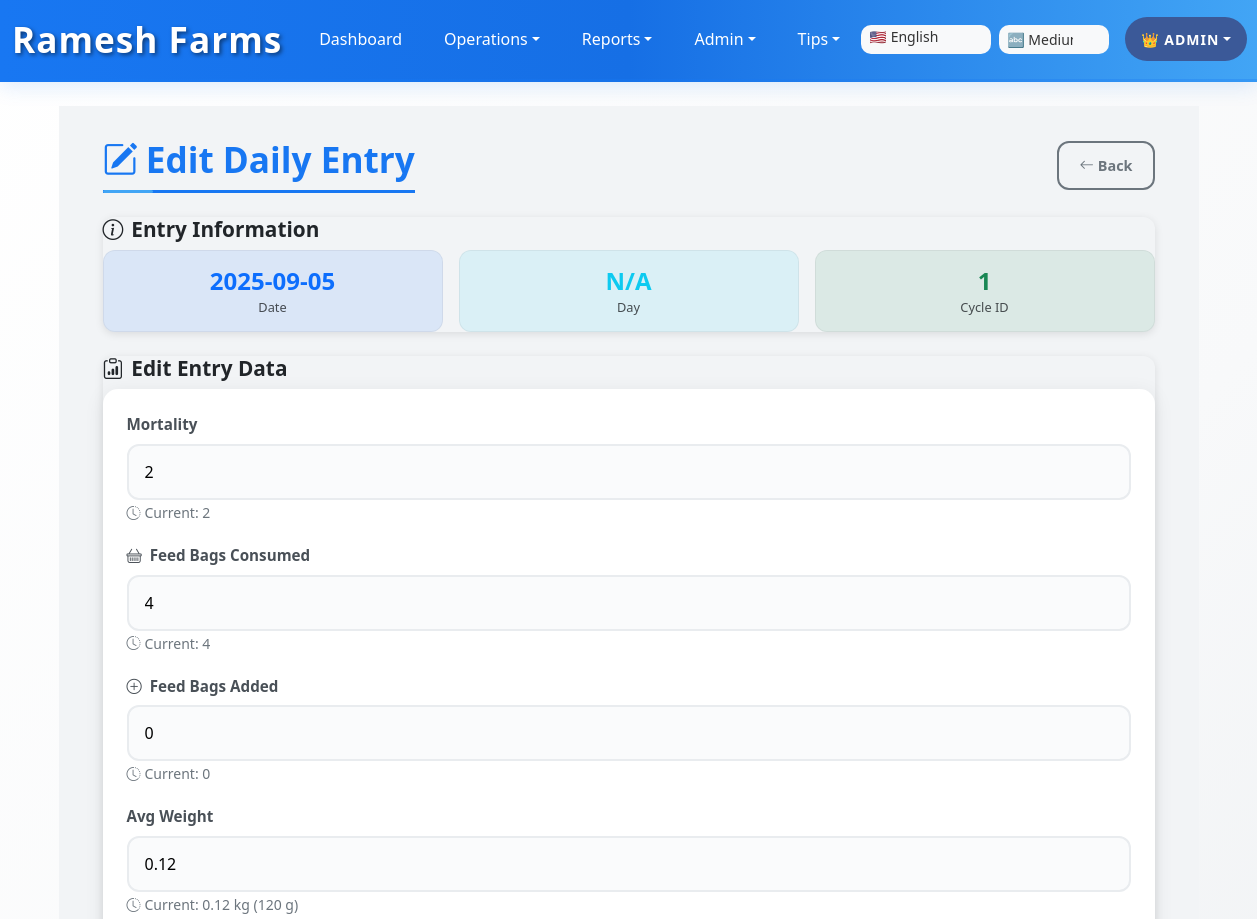
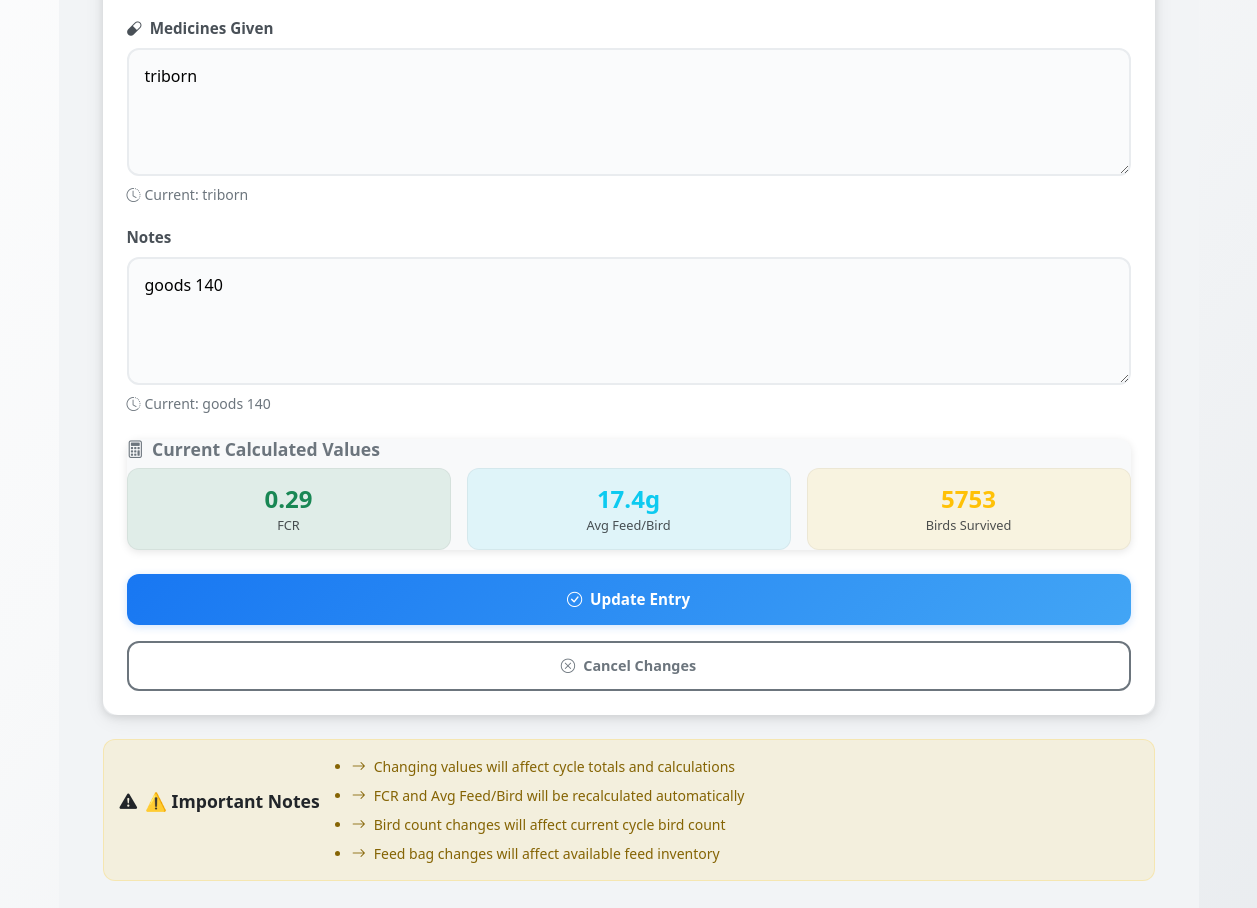
The page /edit_daily/1 (signed in) on the database its author committed (2 pictures, top to bottom).
### app.py (models this page shows)
class Daily(db.Model):
    id = db.Column(db.Integer, primary_key=True)
    cycle_id = db.Column(db.Integer)
    entry_date = db.Column(db.String(20))
    mortality = db.Column(db.Integer, default=0)
    feed_bags_consumed = db.Column(db.Integer, default=0)
    birds_survived = db.Column(db.Integer, default=0)
    feed_bags_added = db.Column(db.Integer, default=0)
    avg_weight = db.Column(db.Float, default=0.0)      # kg
    avg_feed_per_bird_g = db.Column(db.Float, default=0.0)
    fcr = db.Column(db.Float, default=0.0)
    medicines = db.Column(db.String(250), default="")
    daily_notes = db.Column(db.String(500), nullable=True)
    mortality_rate = db.Column(db.Float, default=0.0)
    total_mortality = db.Column(db.Integer, default=0.0)
    remaining_bags = db.Column(db.Float, default=0.0)
    total_bags_consumed = db.Column(db.Float, default=0.0)
    daily_ext1 = db.Column(db.String(500), nullable=True)  # For daily screen extensions
    daily_ext2 = db.Column(db.String(500), nullable=True)
    daily_ext3 = db.Column(db.Float, nullable=True)
    daily_ext4 = db.Column(db.Float, nullable=True)

class Cycle(db.Model):
    id = db.Column(db.Integer, primary_key=True)
    start_date = db.Column(db.String(50))
    start_time = db.Column(db.String(50))
    start_birds = db.Column(db.Integer)
    current_birds = db.Column(db.Integer)
    start_feed_bags = db.Column(db.Float)
    driver = db.Column(db.String(120))
    notes = db.Column(db.String(500))
    status = db.Column(db.String(20), default='active')  # 'active' or 'archived'
    end_date = db.Column(db.String(50))  # Date when cycle was completed/archived

### app.py (the view, shortened to what this page needs)
@app.route('/edit_daily/<int:entry_id>', methods=['GET', 'POST'])
@admin_required
def edit_daily(entry_id):
    entry = Daily.query.get_or_404(entry_id)
    cycle = get_active_cycle()
    if not cycle or entry.cycle_id != cycle.id:
        flash('Entry not found or not part of current cycle', 'error')
        return redirect(url_for('daywise'))
    return render_template('edit_daily.html', entry=entry, cycle=cycle)

### app.py (called while the page is built)
def admin_required(f):
    @wraps(f)
    def decorated_function(*args, **kwargs):
        if 'user_id' not in session:
            return redirect(url_for('login'))
        user = User.query.get(session['user_id'])
        if not user or user.role != 'admin':
            flash('Access denied. Admin privileges required.', 'error')
            return redirect(url_for('dashboard'))
        return f(*args, **kwargs)
    return decorated_function

def get_active_cycle():
    return Cycle.query.filter_by(status='active').order_by(Cycle.id.desc()).first()

### templates/edit_daily.html (shortened to what this page needs)
{% extends 'base.html' %}
{% block content %}
<div class="mobile-container">
  <div class="mobile-section">
    <div class="d-flex justify-content-between align-items-center mb-4">
      <h2 class="mobile-header m-0" data-i18n="edit_daily_title">
        <i class="bi bi-pencil-square me-2"></i>Edit Daily Entry
      </h2>
      <a href="{{ url_for('daywise') }}" class="mobile-btn-outline-secondary btn-sm" data-i18n="back_to_daily_reports">
        <i class="bi bi-arrow-left me-1"></i>Back
      </a>
    </div>
    <div class="mobile-card mb-4">
      <h5 class="mobile-card-title">
        <i class="bi bi-info-circle me-2"></i>Entry Information
      </h5>
      <div class="row g-3">
        <div class="col-6 col-md-4">
          <div class="mobile-metric-card text-center bg-primary bg-opacity-10">
            <div class="mobile-metric-value text-primary">{{ entry.entry_date }}</div>
            <div class="mobile-metric-label">Date</div>
          </div>
        </div>
        <div class="col-6 col-md-4">
          <div class="mobile-metric-card text-center bg-info bg-opacity-10">
            <div class="mobile-metric-value text-info">{{ loop.index if loop else 'N/A' }}</div>
            <div class="mobile-metric-label">Day</div>
          </div>
        </div>
        <div class="col-12 col-md-4">
          <div class="mobile-metric-card text-center bg-success bg-opacity-10">
            <div class="mobile-metric-value text-success">{{ cycle.id }}</div>
            <div class="mobile-metric-label">Cycle ID</div>
          </div>
        </div>
      </div>
    </div>
    <div class="mobile-card">
      <h5 class="mobile-card-title">
        <i class="bi bi-clipboard-data me-2"></i>Edit Entry Data
      </h5>
      <form method="POST" class="mobile-form-enhanced">
        <div class="mobile-form-group">
          <label for="mortality" class="mobile-form-label" data-i18n="mortality">
          </label>
          <input id="mortality" type="number" name="mortality" class="mobile-form-control"
                 value="{{ entry.mortality }}" min="0" required
                 placeholder="Enter mortality count">
          <small class="text-muted">
            <i class="bi bi-clock-history me-1"></i>Current: {{ entry.mortality }}
          </small>
        </div>
        <div class="mobile-form-group">
          <label for="feed-consumed" class="mobile-form-label" data-i18n="feed_bags_consumed">
            <i class="bi bi-basket me-2"></i>Feed Bags Consumed
          </label>
          <input id="feed-consumed" type="number" step="0.1" name="feed_bags_consumed"
                 class="mobile-form-control" value="{{ entry.feed_bags_consumed }}" min="0" required
                 placeholder="Enter feed consumed">
          <small class="text-muted">
            <i class="bi bi-clock-history me-1"></i>Current: {{ entry.feed_bags_consumed }}
          </small>
        </div>
        <div class="mobile-form-group">
          <label for="feed-added" class="mobile-form-label" data-i18n="feed_bags_added">
            <i class="bi bi-plus-circle me-2"></i>Feed Bags Added
          </label>
          <input id="feed-added" type="number" step="0.1" name="feed_bags_added"
                 class="mobile-form-control" value="{{ entry.feed_bags_added }}" min="0"
                 placeholder="Enter feed added">
          <small class="text-muted">
            <i class="bi bi-clock-history me-1"></i>Current: {{ entry.feed_bags_added }}
          </small>
        </div>
        <div class="mobile-form-group">
          <label for="avg-weight" class="mobile-form-label" data-i18n="avg_weight">
          </label>
          <input id="avg-weight" type="number" step="0.001" name="avg_weight"
                 class="mobile-form-control" value="{{ entry.avg_weight }}" min="0" required
                 placeholder="Enter average weight">
          <small class="text-muted">
            <i class="bi bi-clock-history me-1"></i>Current: {{ entry.avg_weight }} kg ({{ (entry.avg_weight * 1000)|int }} g)
          </small>
        </div>
        <div class="mobile-form-group">
          <label for="medicines" class="mobile-form-label" data-i18n="medicines_given">
            <i class="bi bi-capsule me-2"></i>Medicines Given
          </label>
          <textarea id="medicines" name="medicines" class="mobile-form-control" rows="4"
                    placeholder="Enter medicines given (if any)">{{ entry.medicines or '' }}</textarea>
          <small class="text-muted">
            <i class="bi bi-clock-history me-1"></i>Current: {{ entry.medicines or 'None' }}
          </small>
        </div>
        <div class="mobile-form-group">
          <label for="daily-notes" class="mobile-form-label" data-i18n="notes">
          </label>
          <textarea id="daily-notes" name="daily_notes" class="mobile-form-control" rows="4"
                    placeholder="Enter any additional notes (optional)">{{ entry.daily_notes or '' }}</textarea>
          <small class="text-muted">
            <i class="bi bi-clock-history me-1"></i>Current: {{ entry.daily_notes or 'No notes' }}
          </small>
        </div>
        <div class="mobile-card bg-light mt-4">
          <h6 class="mobile-card-title text-muted" data-i18n="current_calculated_values">
            <i class="bi bi-calculator me-2"></i>Current Calculated Values
          </h6>
          <div class="row g-3">
            <div class="col-6 col-md-4">
              <div class="mobile-metric-card text-center bg-success bg-opacity-10">
                <div class="mobile-metric-value text-success">{{ entry.fcr }}</div>
                <div class="mobile-metric-label">FCR</div>
              </div>
            </div>
            <div class="col-6 col-md-4">
              <div class="mobile-metric-card text-center bg-info bg-opacity-10">
                <div class="mobile-metric-value text-info">{{ "{:,.1f}".format(entry.avg_feed_per_bird_g) }}g</div>
                <div class="mobile-metric-label">Avg Feed/Bird</div>
              </div>
            </div>
            <div class="col-12 col-md-4">
              <div class="mobile-metric-card text-center bg-warning bg-opacity-10">
                <div class="mobile-metric-value text-warning">{{ entry.birds_survived if entry.birds_survived else 'N/A' }}</div>
                <div class="mobile-metric-label">Birds Survived</div>
              </div>
            </div>
          </div>
        </div>
        <div class="d-grid gap-3 mt-4">
          <button type="submit" class="mobile-btn-primary">
            <i class="bi bi-check-circle me-2"></i>Update Entry
          </button>
          <a href="{{ url_for('daywise') }}" class="mobile-btn-outline-secondary">
            <i class="bi bi-x-circle me-2"></i>Cancel Changes
          </a>
        </div>
      </form>
    </div>
    <div class="mobile-alert alert alert-warning mt-4">
      <h6 class="d-flex align-items-center mb-3">
        <i class="bi bi-exclamation-triangle-fill me-2"></i>
        <span data-i18n="important_notes">Important Notes</span>
      </h6>
      <ul class="mb-0 small">
        <li class="mb-2" data-i18n="note_cycle_totals">
          <i class="bi bi-arrow-right me-2"></i>Changing values will affect cycle totals and calculations
        </li>
        <li class="mb-2" data-i18n="note_fcr_recalc">
          <i class="bi bi-arrow-right me-2"></i>FCR and Avg Feed/Bird will be recalculated automatically
        </li>
        <li class="mb-2" data-i18n="note_bird_count">
          <i class="bi bi-arrow-right me-2"></i>Bird count changes will affect current cycle bird count
        </li>
        <li data-i18n="note_feed_inventory">
          <i class="bi bi-arrow-right me-2"></i>Feed bag changes will affect available feed inventory
        </li>
      </ul>
    </div>
  </div>
</div>
{% endblock %}

### static/style.css (style rules this page uses)
:root { --fb-blue: #1877f2; --fb-blue-dark: #166fe5; --fb-blue-light: #42a5f5; --fb-light-bg: #f8f9fa; --fb-white: #ffffff; --fb-light-gray: #e9ecef; --fb-text-dark: #212529; --fb-text-muted: #6c757d; --fb-glow: rgba(24, 119, 242, 0.3); --fb-shadow: rgba(24, 119, 242, 0.15); }
body.font-size-medium { font-size: 1rem !important; }
body.font-size-medium h2 { font-size: 2.2rem !important; }
body.font-size-medium h5 { font-size: 1.3rem !important; }
body.font-size-medium h6 { font-size: 1.1rem !important; }
* { box-sizing: border-box; }
body { padding-bottom: 60px; background: linear-gradient(135deg, var(--fb-white) 0%, var(--fb-light-bg) 50%, var(--fb-light-gray) 100%); min-height: 100vh; color: var(--fb-text-dark); font-family: 'Segoe UI', Tahoma, Geneva, Verdana, sans-serif; }
body.lang-en { font-family: 'Segoe UI', Tahoma, Geneva, Verdana, sans-serif; }
h1, h2, h3, h4, h5, h6 { color: var(--fb-text-dark); font-weight: 700; }
h2 { border-bottom: 3px solid var(--fb-blue); padding-bottom: 10px; margin-bottom: 25px; position: relative; font-size: 1.5rem; }
h2::after { content: ''; position: absolute; bottom: -3px; left: 0; width: 50px; height: 3px; background: var(--fb-blue-light); border-radius: 2px; }
@media (min-width: 576px) { h2 { font-size: 1.75rem; } }
@media (min-width: 768px) { h2 { font-size: 2rem; } }
@media (min-width: 992px) { h2 { font-size: 2.25rem; } }
.text-muted { color: var(--fb-text-muted) !important; }
.alert { border-radius: 10px; border: none; }
.alert-warning { background: #fff3cd; color: #856404; }
.mobile-container { padding: 0.75rem; }
@media (min-width: 576px) { .mobile-container { padding: 1rem; } }
@media (min-width: 768px) { .mobile-container { padding: 1.5rem; } }
@media (min-width: 992px) { .mobile-container { padding: 2rem; } }
.mobile-card { border-radius: 12px; box-shadow: 0 2px 8px rgba(0,0,0,0.1); margin-bottom: 1rem; }
.mobile-section { margin-bottom: 2rem; }
.mobile-header { font-size: 1.25rem; font-weight: 600; margin-bottom: 1rem; color: var(--fb-blue); }
.mobile-form-enhanced { background: white; border-radius: 15px; padding: 1.5rem; box-shadow: 0 4px 20px rgba(0,0,0,0.08); margin-bottom: 1.5rem; }
.mobile-form-group { margin-bottom: 1.25rem; position: relative; }
.mobile-form-label { font-weight: 600; color: #495057; margin-bottom: 0.5rem; font-size: 0.95rem; display: flex; align-items: center; }
.mobile-form-control { min-height: 50px; border-radius: 12px; border: 2px solid #e9ecef; font-size: 1rem; padding: 0.875rem 1rem; transition: all 0.3s ease; background: #fafbfc; width: 100%; }
.mobile-btn-primary { background: linear-gradient(135deg, #1877f2, #42a5f5); color: white; border: none; border-radius: 12px; padding: 0.875rem 1.5rem; font-weight: 600; font-size: 0.95rem; text-decoration: none; display: inline-flex; align-items: center; justify-content: center; min-height: 48px; transition: all 0.3s ease; box-shadow: 0 2px 8px rgba(24,119,242,0.2); }
.mobile-btn-outline-secondary { background: transparent; color: #6c757d; border: 2px solid #6c757d; border-radius: 12px; padding: 0.75rem 1.25rem; font-weight: 600; font-size: 0.9rem; text-decoration: none; display: inline-flex; align-items: center; justify-content: center; min-height: 44px; transition: all 0.3s ease; }
.mobile-metric-card { background: white; border-radius: 12px; padding: 1rem; text-align: center; border: 1px solid rgba(0,0,0,0.05); transition: all 0.3s ease; min-height: 80px; display: flex; flex-direction: column; justify-content: center; }
.mobile-metric-value { font-size: 1.5rem; font-weight: 700; line-height: 1.2; margin-bottom: 0.25rem; }
.mobile-metric-label { font-size: 0.8rem; font-weight: 500; opacity: 0.8; line-height: 1.2; }
.mobile-alert { background: #f8f9fa; border: 1px solid #e9ecef; border-radius: 12px; padding: 1rem; margin-bottom: 1rem; display: flex; align-items: center; }
.mobile-alert.alert-warning { background: rgba(255, 193, 7, 0.1); border-color: rgba(255, 193, 7, 0.2); color: #856404; }

### rows shown on the page
Daily: entry_date "2025-09-05", mortality "2", feed_bags_consumed "4", feed_bags_added "0", avg_weight "0.12", (entry.avg_weight*1000)|int "120", medicines "triborn", daily_notes "goods 140", fcr "0.29", avg_feed_per_bird_g "17.4", birds_survived "5753"

### other values the page prints
{{ session.username }} "ADMIN"
